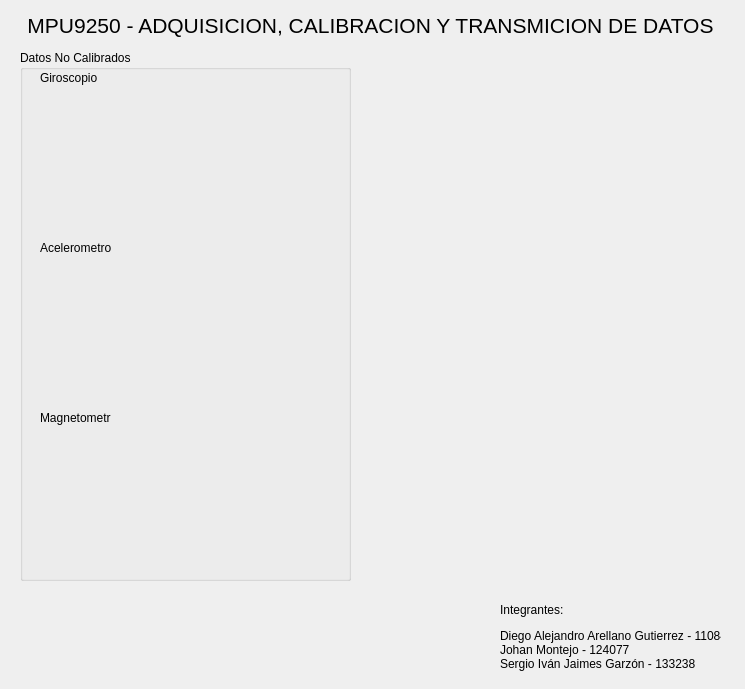
<?xml version="1.0" encoding="UTF-8"?>
<ui version="4.0">
 <class>Form</class>
 <widget class="QWidget" name="Form">
  <property name="geometry">
   <rect>
    <x>0</x>
    <y>0</y>
    <width>745</width>
    <height>689</height>
   </rect>
  </property>
  <property name="windowTitle">
   <string>Form</string>
  </property>
  <widget class="QLabel" name="label">
   <property name="geometry">
    <rect>
     <x>500</x>
     <y>550</y>
     <width>221</width>
     <height>121</height>
    </rect>
   </property>
   <property name="text">
    <string>&lt;html&gt;&lt;head/&gt;&lt;body&gt;&lt;p&gt;Integrantes: &lt;/p&gt;&lt;p&gt;Diego Alejandro Arellano Gutierrez - 110847&lt;br/&gt;Johan Montejo - 124077&lt;br/&gt;Sergio Iván Jaimes Garzón - 133238&lt;/p&gt;&lt;/body&gt;&lt;/html&gt;</string>
   </property>
   <property name="alignment">
    <set>Qt::AlignBottom|Qt::AlignLeading|Qt::AlignLeft</set>
   </property>
  </widget>
  <widget class="QGroupBox" name="groupBox">
   <property name="geometry">
    <rect>
     <x>20</x>
     <y>50</y>
     <width>331</width>
     <height>531</height>
    </rect>
   </property>
   <property name="title">
    <string>Datos No Calibrados </string>
   </property>
   <widget class="PlotWidget" name="GiroscopioNoCalibrado" native="true">
    <property name="geometry">
     <rect>
      <x>20</x>
      <y>40</y>
      <width>291</width>
      <height>141</height>
     </rect>
    </property>
   </widget>
   <widget class="QLabel" name="label_4">
    <property name="geometry">
     <rect>
      <x>20</x>
      <y>20</y>
      <width>71</width>
      <height>16</height>
     </rect>
    </property>
    <property name="text">
     <string>Giroscopio</string>
    </property>
   </widget>
   <widget class="QLabel" name="label_5">
    <property name="geometry">
     <rect>
      <x>20</x>
      <y>190</y>
      <width>71</width>
      <height>16</height>
     </rect>
    </property>
    <property name="text">
     <string>Acelerometro</string>
    </property>
   </widget>
   <widget class="QLabel" name="label_6">
    <property name="geometry">
     <rect>
      <x>20</x>
      <y>360</y>
      <width>71</width>
      <height>16</height>
     </rect>
    </property>
    <property name="text">
     <string>Magnetometro</string>
    </property>
   </widget>
   <widget class="PlotWidget" name="AcelerometroNoCalibrado" native="true">
    <property name="geometry">
     <rect>
      <x>20</x>
      <y>210</y>
      <width>291</width>
      <height>141</height>
     </rect>
    </property>
   </widget>
   <widget class="PlotWidget" name="MagnetometroNoCalibrado" native="true">
    <property name="geometry">
     <rect>
      <x>20</x>
      <y>380</y>
      <width>291</width>
      <height>141</height>
     </rect>
    </property>
   </widget>
  </widget>
  <widget class="QLabel" name="label_2">
   <property name="geometry">
    <rect>
     <x>20</x>
     <y>580</y>
     <width>481</width>
     <height>91</height>
    </rect>
   </property>
   <property name="text">
    <string>&lt;html&gt;&lt;head/&gt;&lt;body&gt;&lt;p&gt;&lt;img src=&quot;:/newPrefix/UNIVERSIDAD_ECCI.png&quot; width=&quot;400&quot;/&gt;&lt;/p&gt;&lt;/body&gt;&lt;/html&gt;</string>
   </property>
   <property name="alignment">
    <set>Qt::AlignBottom|Qt::AlignLeading|Qt::AlignLeft</set>
   </property>
  </widget>
  <widget class="QLabel" name="label_3">
   <property name="geometry">
    <rect>
     <x>0</x>
     <y>10</y>
     <width>741</width>
     <height>31</height>
    </rect>
   </property>
   <property name="text">
    <string>&lt;html&gt;&lt;head/&gt;&lt;body&gt;&lt;p align=&quot;center&quot;&gt;&lt;span style=&quot; font-size:16pt;&quot;&gt;MPU9250 - ADQUISICION, CALIBRACION Y TRANSMICION DE DATOS&lt;/span&gt;&lt;/p&gt;&lt;/body&gt;&lt;/html&gt;</string>
   </property>
  </widget>
 </widget>
 <customwidgets>
  <customwidget>
   <class>PlotWidget</class>
   <extends>QWidget</extends>
   <header>pyqtgraph</header>
   <container>1</container>
  </customwidget>
 </customwidgets>
 <resources>
  <include location="Img/IMG.qrc"/>
 </resources>
 <connections/>
</ui>
